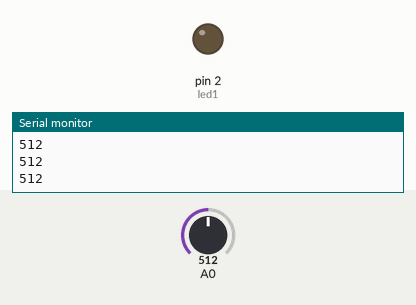
Simulated run of this sketch. Board: Arduino Uno, built with avr-gcc and run on an emulated ATmega328P. Shown: output pins drawn as LEDs (lit = HIGH), the last lines printed to the serial monitor. Inputs (shaded band) come from the test bench; at power-on: A0 = 512.

Above: at 1.2 s.
1.3 s: A0 set to 38
2.8 s: A0 set to 32
At 4.0 s:
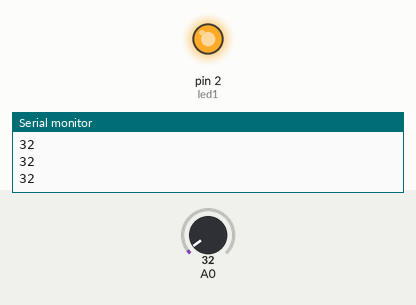
4.3 s: A0 set to 122
At 5.2 s:
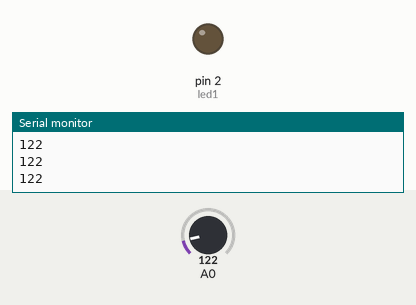
5.8 s: A0 set to 25
At 6.4 s:
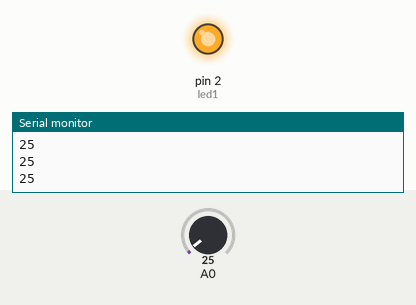
Timing chart, 0 to 8.3 s (numbered marks = the images above; inputs shaded):
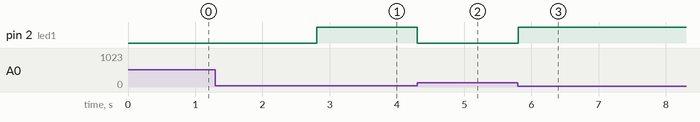

Measured:
- the behaviour switches between 35 and 34 on A0 (found by bisection; images 0 and 1)
- after the input at 2.8 s, pin 2 (led1): LOW → HIGH at once
- after the input at 4.3 s, pin 2 (led1): HIGH → LOW at once
- after the input at 5.8 s, pin 2 (led1): LOW → HIGH at once

The sketch:

ldr_1_lampu.ino
```cpp
int led1 = 2;
int sensortod;

void setup ()
{
  pinMode(led1, OUTPUT);
  pinMode(sensortod, INPUT);
  Serial.begin(9600);
}

void loop ()
{
  sensortod=analogRead(A0);
  Serial.println(sensortod);

  if (sensortod < 35) {
    digitalWrite(led1,HIGH);
  } else {
     digitalWrite(led1,LOW);
    }
}
```
